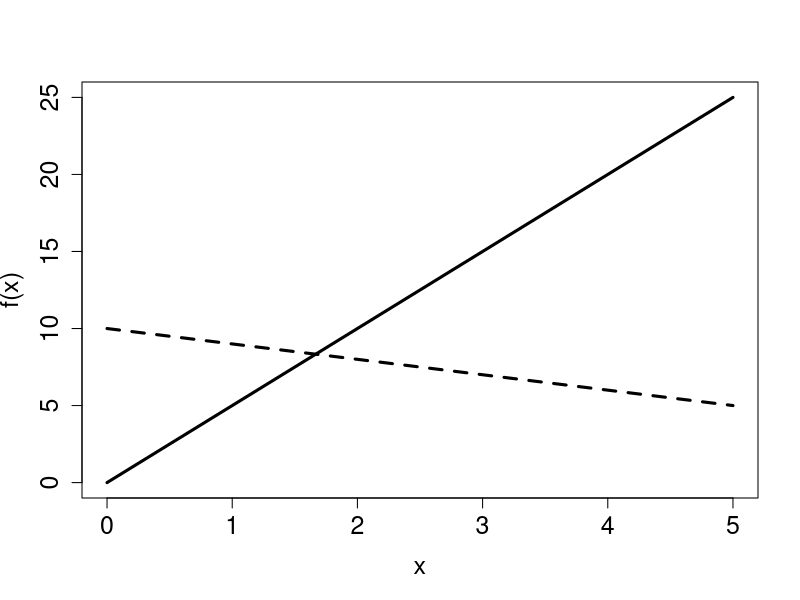
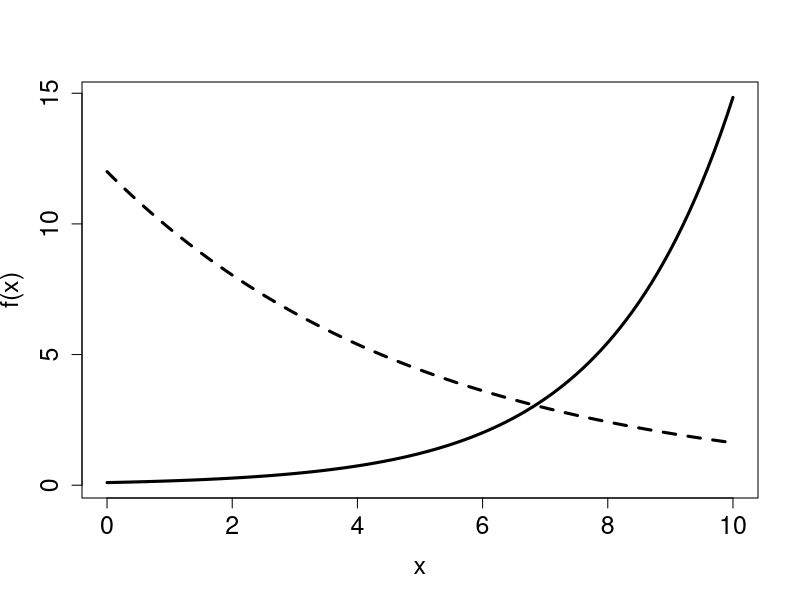

The R script that drew these images, in order:
## ---- chunk 1
curve(5*x,0,5,lwd=3,xlab='x', ylab='f(x)',cex.axis=1.5,cex.lab=1.5)
curve(10-x,lwd=3,lty=2,add=TRUE)
#leg.txt <- c("y=5x","y=10-x")
#legend("topleft", leg.txt,cex=1.5)
curve(0.1*exp(0.5*x),0,10,lwd=3,xlab='x', ylab='f(x)',cex.axis=1.5,cex.lab=1.5)
curve(12*exp(-0.2*x),lwd=3,lty=2,add=TRUE)
#leg.txt <- c("y=0.1exp(0.5x)","y=12exp(-0.2x)")
#legend("topleft", leg.txt,cex=1.5)
